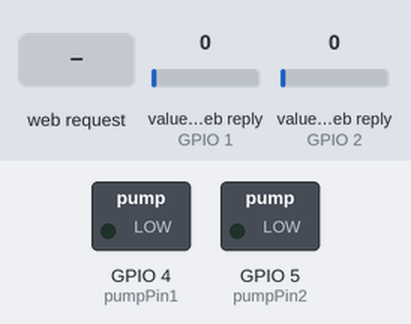
A sketch run on a simulated ESP8266 (NodeMCU). Parts: switched loads named in the sketch (green lamp = pin HIGH). Inputs (shaded band) come from the test bench; at power-on: value in the web reply (sensors on GPIO 1, GPIO 2) 0. WiFi joins after 1.5 s; servers stay silent unless stated; web services answer with replies made up by the test bench; what the sketch prints to the serial monitor is not drawn.

Above: at 1.3 s.
1.4 s: HTTP request GET /L1 received
At 7.5 s:
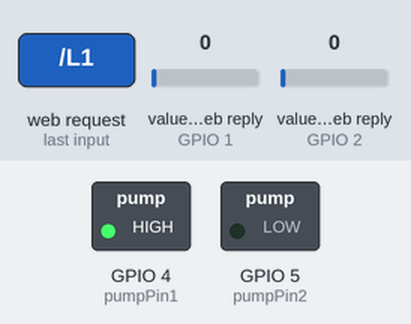
8.5 s: HTTP request GET /L2 received
At 9.7 s:
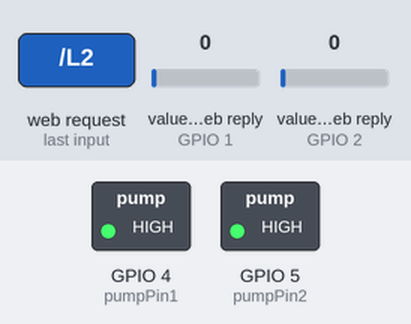
10.0 s: HTTP request GET /H1 received
At 11.1 s:
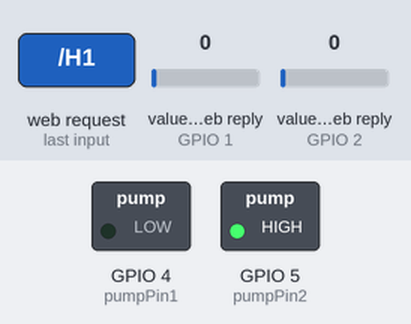
11.5 s: HTTP request GET /H2 received
At 12.3 s:
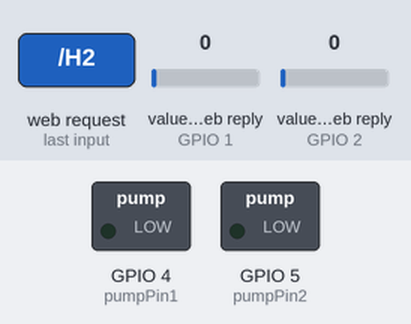
Timing chart, 0 to 14.0 s (numbered marks = the images above; inputs shaded):
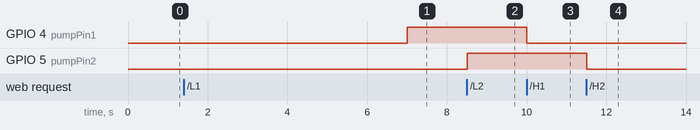

The sketch:

boardNetcodeFINAL.ino
```cpp
int sensorPin = A0;
float sensorValue = 0;
int pumpStatus1 = 0;
int pumpStatus2 = 0;
int httpCode = 0;
const int pumpPin1 = 4;
const int pumpPin2 = 5;


String getHtmlPage(){

  String css = "<style>.button {background-color: #990033;border: none;border-radius: 4px;color: white;padding: 7px 15px;text-align: center;text-decoration: none;text-decoration: none;}</style>";

String strHtml = "<!DOCTYPE html><html><head>";
strHtml += css;
strHtml += "<meta http-equiv='Content-Type' content='text/html; charset=UTF-8'>";
strHtml += "<meta name=\"viewport\" content=\initial-scale=1,maximum-scale=1, ";
strHtml += "minimum-scale=1, width=device-width, height=device-height\">";
strHtml += "<title>YOU ARE NOT SUPPOSE TO BE HERE</title>";
strHtml += "</head><body><h1>Controller</h1>";
strHtml += "<h3>Status : ";
strHtml += "</h3>";
strHtml += "<br>";
strHtml += "</body></html>";
return strHtml;
}

#include "ThingSpeak.h"
//#include "secrets.h"

IPAddress staticIP(192, 168, 43, 90); //ESP static ip
IPAddress gateway(192, 168, 43, 1);   //IP Address of your WiFi Router (Gateway)
IPAddress subnet(255, 255, 255, 0);  //Subnet mask
IPAddress dns(8, 8, 8, 8);  //DNS

const char* deviceName = "chinArduino";
unsigned long chNum = 1131173; //Thingspeak Channel
const char * wAPIkey = "HT2JH1TY990E0REC"; //writeAPIkey
const char * rAPIkey = "P9B3PD2R07GTTC1X"; //readAPIkey
#include <ESP8266WiFi.h>
#include <ESP8266WebServer.h>
char ssid[] = "ChinVivo";
char pass[] = "Chinchilla";
//char ssid[] = "home";
//char pass[] = "ronnachai";
int keyIndex = 0;
WiFiClient  client;
ESP8266WebServer server(80);
void setup() {
  Serial.begin(115200);
  pinMode(pumpPin1, OUTPUT);
  pinMode(pumpPin2, OUTPUT);
  delay(100);

  WiFi.mode(WIFI_AP_STA);

  server.on("/", handleRoot);
  server.on("/L1", setOFF1);
  server.on("/H1", setON1);
  server.on("/L2", setOFF2);
  server.on("/H2", setON2);
  server.begin();
  ThingSpeak.begin(client);
}

void loop() {

  wifiConnect();
  Serial.println(WiFi.localIP());

  cloudUpdate();
  readWaterPump();
  readFertPump();

  for(int i=0;i<200;i++){
  Serial.print(".");
  server.handleClient();
  delay(100);
  }
}

//-------------------------------------------------- ต่อไวไฟ -----------------------------------------------------

void wifiConnect(){
  // Connect or reconnect to WiFi
  if (WiFi.status() != WL_CONNECTED) {
    Serial.print("Attempting to connect to IP: ");
    Serial.println(WiFi.localIP());
    while (WiFi.status() != WL_CONNECTED) {
      WiFi.begin(ssid, pass); // Connect to WPA/WPA2 network. Change this line if using open or WEP network
      Serial.print(".");
      delay(5000);
    }
    Serial.println("\nConnected.");
  }
}

//-------------------------------------------------- อัพเดตลง Thingspeak --------------------------------------------------
void cloudUpdate() {

  // Measure Signal Strength (RSSI) of Wi-Fi connection
  long rssi = WiFi.RSSI();
  sensorValue = analogRead(sensorPin);
  sensorValue = map(sensorValue, 645, 1024, 100, 0);

  Serial.print("");
  ThingSpeak.setField(1, (int)pumpStatus1);
  ThingSpeak.setField(2, (int)pumpStatus2);
  ThingSpeak.setField(3, (float)sensorValue);
  ThingSpeak.setField(4, (long)rssi);

  //เขียนยกชุด in batch
   httpCode = ThingSpeak.writeFields(chNum, wAPIkey);

  delay(1000);

  if (httpCode == 200) {
    Serial.println("Channel write successful.");
    Serial.print("Soil moisture: ");
    Serial.print(sensorValue);
    Serial.println(" %");
  }
  else {
    Serial.println("Problem writing to channel. HTTP error code " + String(httpCode));
  }
  // Wait 20 seconds to update the channel again

}

void readWaterPump(){
  pumpStatus1 = ThingSpeak.readIntField(chNum, 1, rAPIkey);
  httpCode = ThingSpeak.getLastReadStatus();
  if(httpCode == 200){
    Serial.println("Water Pump: " + String(pumpStatus1));
    //digitalWrite(pumpPin1, pumpStatus1);
  }
  else{
    Serial.println("Problem reading channel. HTTP error code " + String(httpCode));
  }

}

void readFertPump(){
  pumpStatus2 = ThingSpeak.readIntField(chNum, 2, rAPIkey);
  httpCode = ThingSpeak.getLastReadStatus();
  if(httpCode == 200){
    Serial.println("Fertilizer Pump: " + String(pumpStatus2));
    //digitalWrite(pumpPin2, pumpStatus2);

  }
  else{
    Serial.println("Problem reading channel. HTTP error code " + String(httpCode));
  }
}

void handleRoot() {
  server.send(200, "text/html", getHtmlPage());
}

void setON1(){
  digitalWrite(pumpPin1, 0);
  pumpStatus1 = 0;
  server.send(200, "text/html", getHtmlPage());
}

void setOFF1(){
  digitalWrite(pumpPin1, 1);
  pumpStatus1 = 1;
  server.send(200, "text/html", getHtmlPage());
}

void setON2(){
  digitalWrite(pumpPin2, 0);
  pumpStatus2 = 0;
  server.send(200, "text/html", getHtmlPage());
}

void setOFF2(){
  digitalWrite(pumpPin2, 1);
  pumpStatus2 = 1;
  server.send(200, "text/html", getHtmlPage());
}
```

Measured:
- after the input at 1.4 s, GPIO 4 (pumpPin1): LOW → HIGH after 5.6 s
- after the input at 8.5 s, GPIO 5 (pumpPin2): LOW → HIGH at once
- after the input at 10.0 s, GPIO 4 (pumpPin1): HIGH → LOW at once
- after the input at 11.5 s, GPIO 5 (pumpPin2): HIGH → LOW at once
